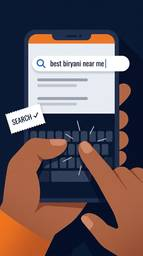
#> input picture mstock-reel/storyboard/thumbs/03.jpg, 143 x 256 px, given in place of 0109.jpg, which was not available
$ python lines2.py ../../../../mstock-reel/storyboard/thumbs/03.jpg
#> lines starting #> are read from the running program, lines starting #| are printed output that depends on the picture; after the words box and inside, x2 and y2 are one past the last pixel; in counts of white or black regions, pixels touching at a corner belong together; pictures that were not available may be replaced by others from this repository, and a replacement may not be noted
import cv2, numpy as np, sys
F=sys.argv[1]
def spec(p):
    s=p.shape[0]; p=p-p.mean()
    win=np.outer(np.hanning(s),np.hanning(s)); P=np.abs(np.fft.fftshift(np.fft.fft2(p*win)))**2
    c=s//2; yy,xx=np.mgrid[-c:c,-c:c]; r=np.hypot(xx,yy)
    band=(r>=s/9)&(r<=s/2.1)  # periods 2.1..9 px
    Q=np.where(band,P,0); peaks=[]
    for k in range(3):
        iy,ix=np.unravel_index(np.argmax(Q),Q.shape)
        if Q[iy,ix]<=0: break
        fy,fx=(iy-c)/s,(ix-c)/s
        period=1/np.hypot(fx,fy); ang=(np.degrees(np.arctan2(-fy,fx))+90)%180
        peaks.append((period,ang,Q[iy,ix]/P[band].mean()))
        # suppress this and mirror
        for (a,b) in [(iy,ix),(2*c-iy,2*c-ix)]:
            Q[max(0,a-2):a+3,max(0,b-2):b+3]=0
    return peaks
# synthetic check: lines rising to the right at 40deg (y up), period 3px
s=64; yy,xx=np.mgrid[0:s,0:s]; th=np.radians(40)
# line direction (cos th, sin th) in y-up; normal n=(-sin th, cos th); in image coords y_img=-y
val=np.sin(2*np.pi*((-np.sin(th))*xx + np.cos(th)*(-yy))/3.0)
print('synthetic 40deg/3px ->',[(round(a,2),round(b,1),round(c,1)) for a,b,c in spec(val)])
def an(n,x,y,name):
#> called with n = 109, x = 330, y = 15, name = 'A bill leaf'
    g=cv2.cvtColor(cv2.imread(f"{F}/{n:04d}.jpg"),cv2.COLOR_BGR2GRAY).astype(float)
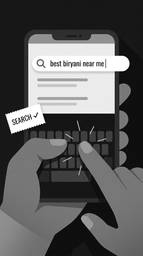
#> g: shape (256, 143) float64; min 1, max 255, mean 92.6
    y=min(y,g.shape[0]-64); x=min(x,g.shape[1]-64)
#> after `y = min(y, g.shape[0] - 64)`: y = 15
#> after `x = min(x, g.shape[1] - 64)`: x = 79
    pk=spec(g[y:y+64,x:x+64])
#> in spec (call 2), `p = p - p.mean()`:
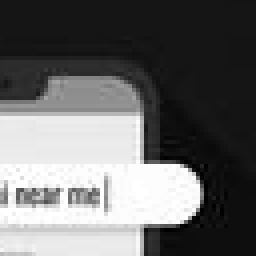
#> p: shape (64, 64) float64 (shown 4 times larger); min -104.8, max 148.2, mean 0; drawn with min black and max white
#> in spec (call 2), `P = np.abs(np.fft.fftshift(np.fft.fft2(p * win))) ** 2`:
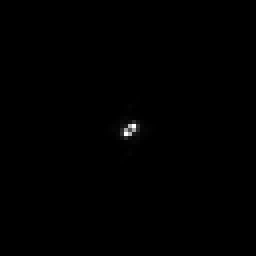
#> P: shape (64, 64) float64 (shown 4 times larger); min 4.17, max 2.93e+09, mean 5837371.9; drawn with min black and max white
#> in spec (call 2), `r = np.hypot(xx, yy)`:
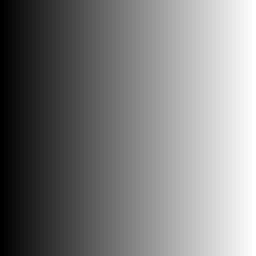
#> xx: shape (64, 64) int64 (shown 4 times larger); min -32, max 31, mean -0.5; drawn with min black and max white
#> in spec (call 2), `Q = np.where(band, P, 0)`:
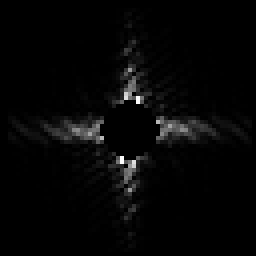
#> Q: shape (64, 64) float64 (shown 4 times larger); min 0, max 12960390.1, mean 309055.1; drawn with min black and max white
#> in spec (call 2), `Q = np.where(band, P, 0)`:
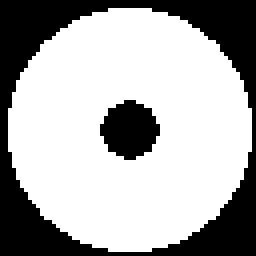
#> band: shape (64, 64) bool (shown 4 times larger); 67.5% white; 2 black regions, box (x1, y1, x2, y2) and area: (0, 0, 64, 64) 1171, (25, 25, 40, 40) 161
#> the loop in spec (call 2), `for k in range(3):` made 3 passes
#> (iy, ix, fy, fx, period, ang) on passes 1 to 3: (40, 30, 0.125, -0.0312, 7.76, 166), (40, 33, 0.125, 0.0156, 7.94, 7.13), (30, 39, -0.0312, 0.109, 8.79, 105.9)
#> after the loop in spec (call 2), `for k in range(3):`:
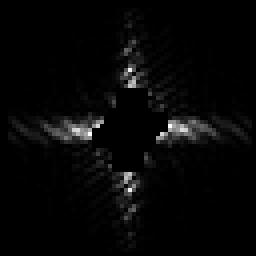
#> Q: shape (64, 64) float64 (shown 4 times larger); 2.15% of pixels changed, all inside (x1, y1, x2, y2) = (23, 22, 42, 43); drawn with min black and max white
#> after the loop in spec (call 2), `for k in range(3):`: peaks = [(7.76, 166, 28.3), (7.94, 7.13, 24.94), (8.79, 105.9, 20.39)]
#> pk has the same summary as peaks in spec
    print(f"{name:20s} f{n} ({x},{y}) ",'  '.join(f"P={a:4.2f}px({a/360*100:.2f}%H) ang={b:5.1f} q={c:5.1f}" for a,b,c in pk))
#| A bill leaf          f109 (79,15)  P=7.76px(2.16%H) ang=166.0 q= 28.3  P=7.94px(2.21%H) ang=  7.1 q= 24.9  P=8.79px(2.44%H) ang=105.9 q= 20.4
pts=[(109,330,15,'A bill leaf'),(109,400,30,'A bill leaf2'),(109,90,250,'A bill flower'),(109,300,150,'A band'),
 (127,250,120,'C1 lens paper'),(127,60,40,'C1 col-top'),
 (139,8,150,'C3 column L'),(139,20,280,'C3 column base'),(139,560,200,'C3 column R'),(139,230,290,'C3 plinth'),(139,250,100,'C3 paper behind'),
 (157,270,55,'C4 stele roof'),(157,0,150,'C4 column L'),(157,520,60,'C4 column R'),(157,150,200,'C4 paper bg'),
 (181,0,260,'D seabed L'),(181,250,240,'D turtle shell'),(181,330,190,'D turtle head'),(181,450,296,'D seabed R'),(181,20,180,'D coral'),
 (202,30,240,'E rock'),(202,180,120,'E tower'),(202,100,280,'E rock2'),(202,500,296,'E hills'),(202,350,40,'E sky bg')]
#> (the run stopped early here; a loop or call above may not have finished)
